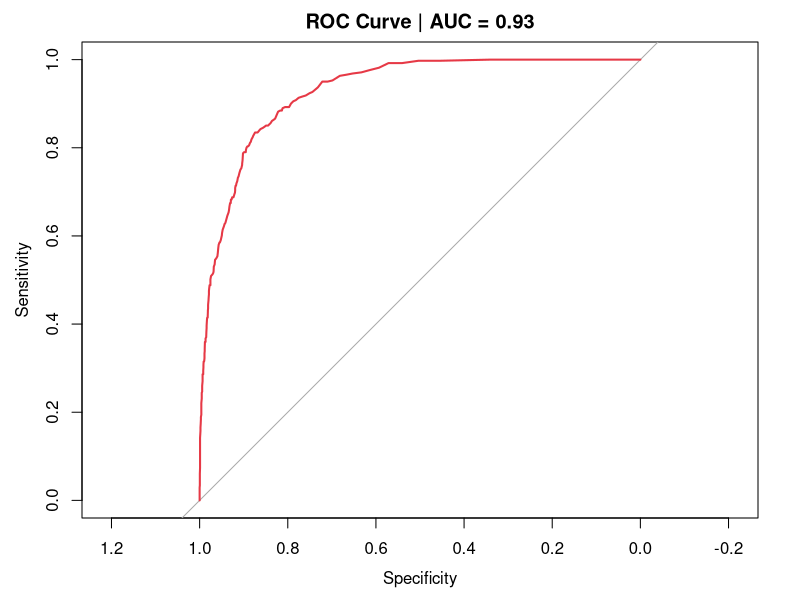
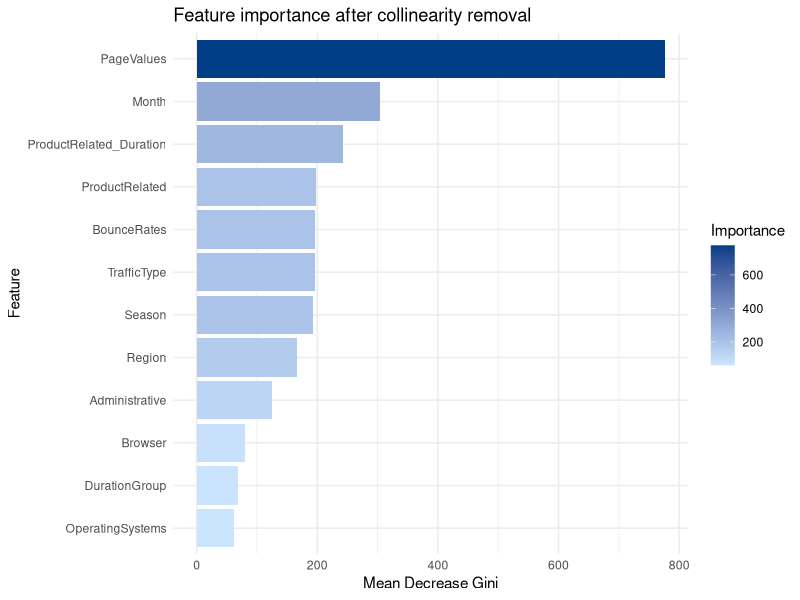

Recreate these plots in R, in order. (Note: this script raises an error after producing the figures.)
library(caret)
library(randomForest)
library(cluster)
library(ggplot2)
library(dplyr)
library(pROC)

df <- read.csv("data/processed_shoppers.csv")
df$Revenue <- as.factor(df$Revenue)

#Step 1: Drop correlated features before training 

cols_to_drop <- c(
  "ExitRates",
  "TotalPages",
  "TotalDuration",
  "SessionScore",
  "EngagementRatio",
  "Administrative_Duration",
  "Informational_Duration"
)

cat("Dropped correlated columns:\n")
print(cols_to_drop)

# Columns retained for modelling
features <- c(
  "Administrative",          
  "Informational",           
  "ProductRelated",          
  "ProductRelated_Duration", 
  "BounceRates",             
  "PageValues",              
  "SpecialDay",
  "Season",                  
  "DurationGroup",           
  "Month",
  "VisitorType",
  "Weekend",
  "OperatingSystems",
  "Browser",
  "Region",
  "TrafficType"
)

cat("\nFeatures used for training:", length(features), "\n")
print(features)

#Step 2: Encode factors
factor_cols <- c("Month", "VisitorType", "Weekend", "Season", "DurationGroup",
                 "OperatingSystems", "Browser", "Region", "TrafficType")

df[factor_cols] <- lapply(df[factor_cols], as.factor)

#Step 3: Train / test split 
set.seed(42)
split <- createDataPartition(df$Revenue, p = 0.8, list = FALSE)
train <- df[split, ]
test  <- df[-split, ]

cat(sprintf("\nTrain: %d rows | Test: %d rows\n", nrow(train), nrow(test)))
cat("Class balance (train):\n")
print(prop.table(table(train$Revenue)) * 100)

# MODEL 1: Random Forest — clean feature set, no correlated predictors
rf_model <- randomForest(
  x         = train[, features],
  y         = train$Revenue,
  ntree     = 200,
  mtry      = 4,               
  importance = TRUE,
  classwt   = c("FALSE" = 1, "TRUE" = 5)   # handle class imbalance (~84/16 split)
)

print(rf_model)

#Evaluation
rf_preds <- predict(rf_model, test[, features])
rf_probs <- predict(rf_model, test[, features], type = "prob")[, "TRUE"]

cm <- confusionMatrix(rf_preds, test$Revenue, positive = "TRUE")
cat("\n=== Random Forest Results (after collinearity removal) ===\n")
cat("Accuracy :", round(cm$overall["Accuracy"],  4), "\n")
cat("Precision:", round(cm$byClass["Precision"], 4), "\n")
cat("Recall   :", round(cm$byClass["Recall"],    4), "\n")
cat("F1 Score :", round(cm$byClass["F1"],        4), "\n")

# ROC + AUC
roc_obj <- roc(test$Revenue, rf_probs, levels = c("FALSE", "TRUE"))
cat("AUC      :", round(auc(roc_obj), 4), "\n")

png("outputs/plots/roc_curve.png", width = 700, height = 500)
plot(roc_obj, col = "#e63946", lwd = 2,
     main = paste("ROC Curve | AUC =", round(auc(roc_obj), 3)))
dev.off()

# Feature importance plot (clean — only retained features)
imp_df <- data.frame(
  Feature    = rownames(importance(rf_model)),
  Importance = importance(rf_model)[, "MeanDecreaseGini"]
) %>%
  arrange(desc(Importance)) %>%
  head(12)

p_imp <- ggplot(imp_df, aes(x = reorder(Feature, Importance),
                            y = Importance, fill = Importance)) +
  geom_col() +
  scale_fill_gradient(low = "#cce5ff", high = "#003f88") +
  coord_flip() +
  theme_minimal() +
  labs(title = "Feature importance after collinearity removal",
       x = "Feature", y = "Mean Decrease Gini")
ggsave("outputs/plots/feature_importance.png", p_imp, width = 9, height = 6)

# Save predictions
test$Predicted_Revenue    <- rf_preds
test$Purchase_Probability <- rf_probs
write.csv(test, "outputs/model_results/rf_predictions.csv", row.names = FALSE)

# MODEL 2: K-Means — use only non-collinear numeric features

# Use the clean numeric set — no derived sums, no correlated pairs
cluster_features <- c("BounceRates", "PageValues",
                      "ProductRelated", "ProductRelated_Duration",
                      "Administrative", "Informational", "SpecialDay")

cluster_data   <- df[, cluster_features]
cluster_scaled <- scale(cluster_data)

# Elbow
wss <- sapply(1:10, function(k) {
  kmeans(cluster_scaled, centers = k, nstart = 10)$tot.withinss
})

png("outputs/plots/elbow_plot.png", width = 700, height = 400)
plot(1:10, wss, type = "b", pch = 19, col = "#003f88",
     xlab = "k", ylab = "Total within-cluster SS",
     main = "Elbow method — optimal k")
dev.off()

set.seed(42)
km   <- kmeans(cluster_scaled, centers = 4, nstart = 25)
df$Cluster <- as.factor(km$cluster)

# Silhouette on a sample (full 12K distance matrix is slow)
set.seed(1)
samp_idx <- sample(nrow(cluster_scaled), 2000)
sil      <- silhouette(km$cluster[samp_idx], dist(cluster_scaled[samp_idx, ]))
cat("\nAvg Silhouette Score (2000-row sample):", round(mean(sil[, 3]), 4), "\n")

# Cluster plot — PageValues vs BounceRates (no collinear pair used)
p_clust <- ggplot(df, aes(x = PageValues, y = BounceRates,
                          color = Cluster, shape = Revenue)) +
  geom_point(alpha = 0.4, size = 1.5) +
  scale_color_brewer(palette = "Set1") +
  theme_minimal() +
  labs(title = "Visitor segments: PageValues vs BounceRates",
       x = "Page Values", y = "Bounce Rate")
ggsave("outputs/plots/kmeans_visitor_segments.png", p_clust, width = 9, height = 6)

write.csv(df, "data/final_with_clusters.csv", row.names = FALSE)
cat("\nModelling complete. All outputs saved.\n")
